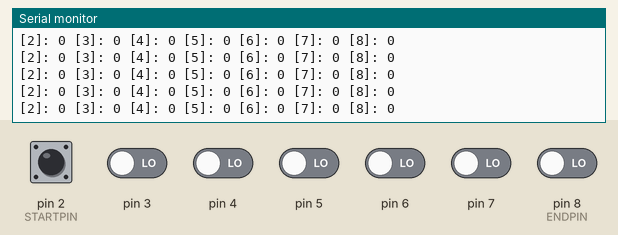
Recording of a sketch running on a simulated Arduino Uno, built with avr-gcc and run on an emulated ATmega328P. On the bench: the last lines printed to the serial monitor. The inputs (shaded band) are chosen by the test bench; at power-on: pin 2 (STARTPIN), pin 3–7, pin 8 (ENDPIN) LOW.

Above: at 1.2 s.
1.3 s: pin 2 (STARTPIN) pulled HIGH for 0.15 s
At 1.39 s:
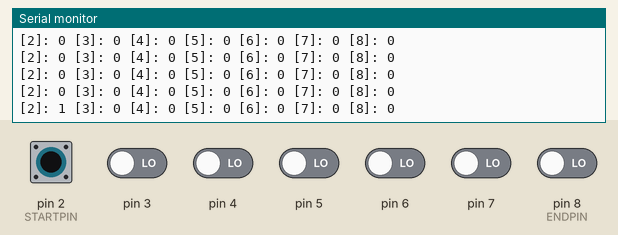
4.4 s: pin 3 driven HIGH
At 4.52 s:
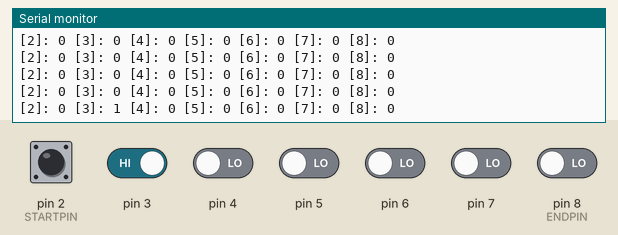
7.4 s: pin 4 driven HIGH
At 7.49 s:
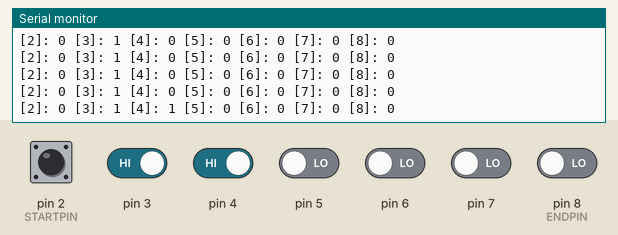
10.4 s: pin 5 driven HIGH
At 10.51 s:
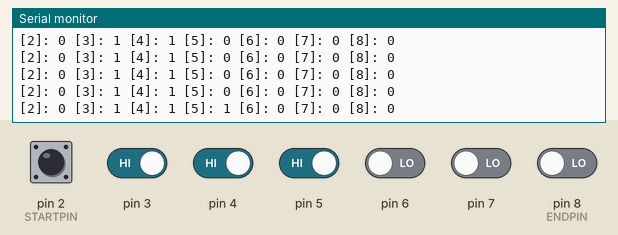
13.4 s: pin 6 driven HIGH
At 13.48 s:
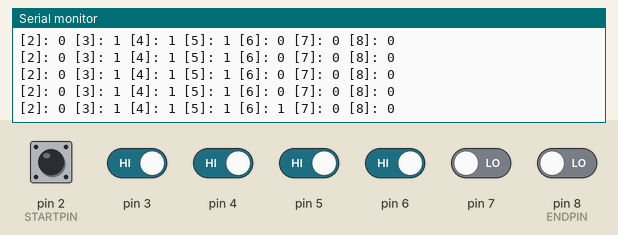
16.4 s: pin 7 driven HIGH
At 16.51 s:
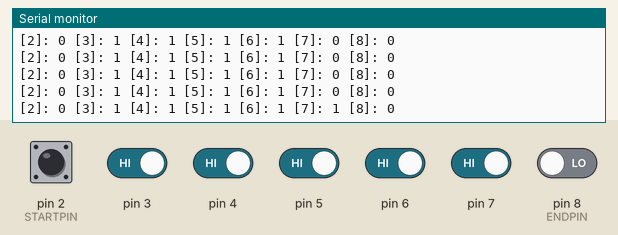

The sketch:

working_ui.ino
```cpp
#include <SoftwareSerial.h>

SoftwareSerial softSerial(12, 13); // RX, TX

/*
  Starting from pin 2 because pins 0 and 8 are reserved for serial

  PIN LAYOUT
  Floor Buttons:  Pin:
  1               2
  2               3
  3               4
  4               5
  5               6

  Door toggle button pin: 7
  Emergency stop button pin: 8
*/

const int STARTPIN = 2;
const int ENDPIN = 8;
const unsigned long BUTTON_IGNORE_TIME = 5000;

// An array to contain the state of all the buttons
int button_states[7];
// An array to store whether a button is being ignored or not
int button_sleep_states[7];
// An array to store the time at which a button was pressed
unsigned long button_press_times[7];
// A long to store how much time has passed between button presses
unsigned long time_passed = 0;

void setup() {
  // Begin serial at 9600 baud
  Serial.begin(9600);
  while (!Serial) {
    ; // wait for serial port to connect. Needed for Native USB only
  }

  // Begin SoftwareSerial at 9600 baud
  softSerial.begin(9600);

  // Set all the input pins as inputs:
  for (int i = STARTPIN; i <= ENDPIN; i++) {
    pinMode(i, INPUT);
  }

  for (int i = 0; i < 7; i++) {
    button_states[i] = 0;
  }
}

void loop() {
  // If BUTTON_IGNORE_TIME or more has passed for a specific button, allow that button to be sent again
  for (int pin_number = STARTPIN; pin_number <= ENDPIN; pin_number++) {
    time_passed = millis() - button_press_times[pin_number - 2];

    if (time_passed >= BUTTON_IGNORE_TIME) {
      button_sleep_states[pin_number - 2] = 0;
    }
  }

  // Update the state of all the buttons, 1 if HIGH, 0 if not
  for (int pin_number = STARTPIN; pin_number <= ENDPIN; pin_number++) {
    button_states[pin_number - 2] = (digitalRead(pin_number) == HIGH) ? 1 : 0;
  }

  // Print debug to serial monitor
  print_debug(button_states);

  // Write the value of the pin to serial out if it is HIGH and not sleeping
  for (int pin_number = STARTPIN; pin_number <= ENDPIN; pin_number++) {
    if (button_states[pin_number - 2] == 1 && button_sleep_states[pin_number - 2] == 0) {
      softSerial.write(pin_number);
      button_press_times[pin_number - 2] = millis();
      button_sleep_states[pin_number - 2] = 1;
    }
  }
}

// Prints the status of button_states to serial monitor
void print_debug(int button_states[]) {
  for (int pin_number = STARTPIN; pin_number <= ENDPIN; pin_number++) {
    Serial.print("[");
    Serial.print(pin_number);
    Serial.print("]: ");
    Serial.print(button_states[pin_number - 2]);
    Serial.print(" ");
  }
  Serial.println();
}
```

Measured:
- after the input at 1.3 s, the serial monitor: prints a new line after 0.08 s (image 1)
- after the input at 4.4 s, the serial monitor: prints a new line after 0.11 s (image 2)
- after the input at 7.4 s, the serial monitor: prints a new line after 0.08 s (image 3)
- after the input at 10.4 s, the serial monitor: prints a new line after 0.10 s (image 4)
- after the input at 13.4 s, the serial monitor: prints a new line after 0.07 s (image 5)
- after the input at 16.4 s, the serial monitor: prints a new line after 0.10 s (image 6)
